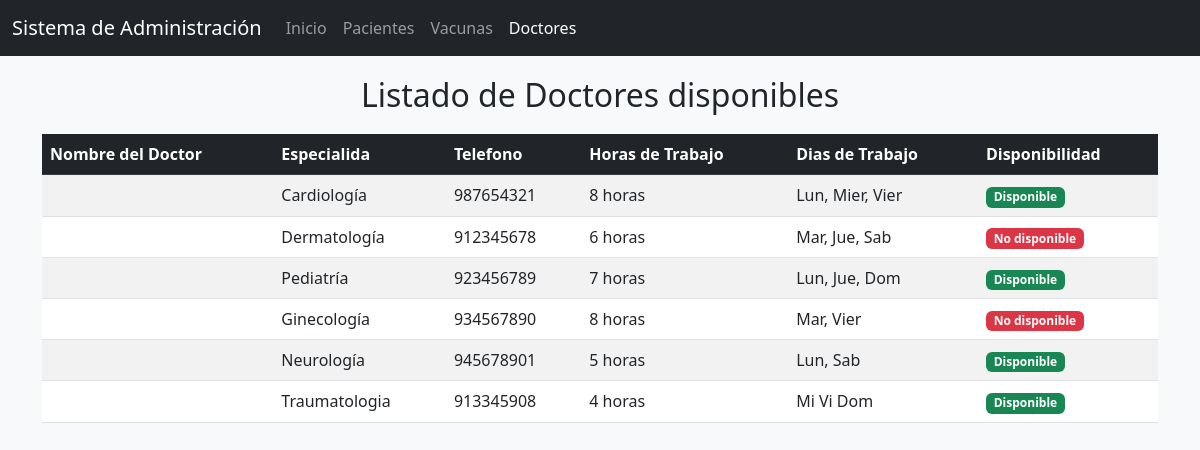
Page /Modulos/Administrador/Doctores.php on the earlier database version.
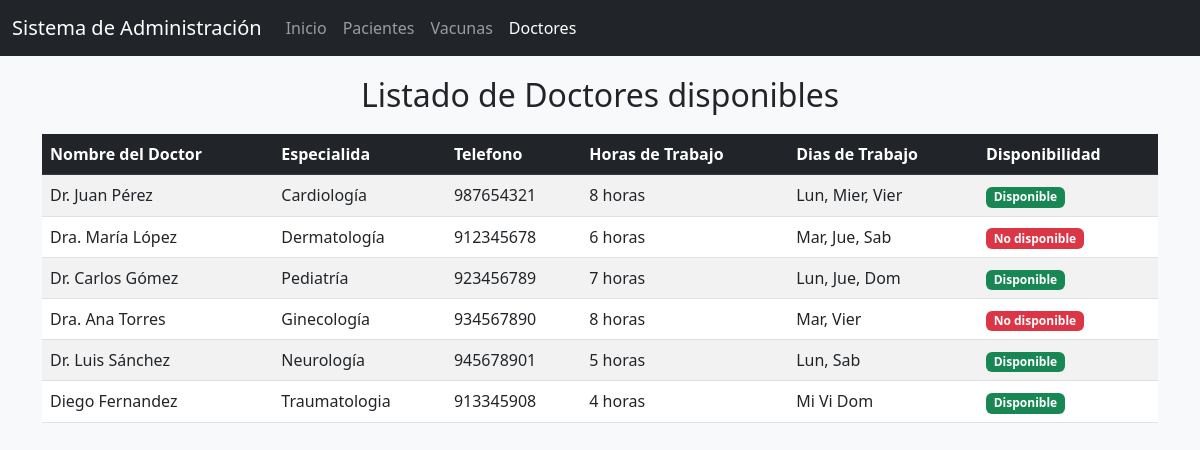
Same page on the later database version.
### tables this page shows
CREATE TABLE `doctores` (
  `IdDoc` int(50) NOT NULL,
  `NombreDoc` varchar(50) NOT NULL,
  `Especialidad` varchar(50) NOT NULL,
  `Telefono` int(50) NOT NULL,
  `horasdeTrabajo` varchar(50) NOT NULL,
  `DiasdeTrabajo` varchar(50) NOT NULL
);

### Modulos/Administrador/Doctores.php (the view, shortened to what this page needs)
<?php
include('../../Conexion.php');
?>
<!DOCTYPE html>
<html lang="es">
<head>
    <link rel="stylesheet" href="https://cdn.jsdelivr.net/npm/bootstrap@5.3.0/dist/css/bootstrap.min.css">
</head>
<body>
    <nav class="navbar navbar-expand-lg navbar-dark bg-dark">
        <div class="container-fluid">
            <a class="navbar-brand" href="#">Sistema de Administración</a>
            <div class="collapse navbar-collapse" id="navbarNav">
                <ul class="navbar-nav">
                    <li class="nav-item">
                        <a class="nav-link" href="Principal.php">Inicio</a>
                    </li>
                    <li class="nav-item">
                        <a class="nav-link" href="pacientes.php">Pacientes</a>
                    </li>
                    <li class="nav-item">
                        <a class="nav-link" href="vacunas.php">Vacunas</a>
                    </li>
                    <li class="nav-item">
                        <a class="nav-link active" aria-current="page" href="doctores.php">Doctores</a>
                    </li>
                </ul>
            </div>
        </div>
    </nav>
        <div class="container mt-9">
            <h2 class="text-center mb-1">Listado de Doctores disponibles</h2>
            <table class="table table-striped table-hover">
            <thead class="table-dark">
        <tr>
            <th>Nombre del Doctor</th>
            <th>Especialida</th>
            <th>Telefono</th>
            <th>Horas de Trabajo</th>
            <th>Dias de Trabajo</th>
            <th>Disponibilidad</th>
        </tr>
            </thead>
            <tbody>
                <?php
                $servicios = $link->query("SELECT * FROM doctores");
                if ($servicios && $servicios->num_rows > 0) {
                    while ($row = $servicios->fetch_assoc()) {
                        echo "<tr>";
                        echo "<td>" . $row["NombreDoc"] . "</td>";
                        echo "<td>" . $row["Especialidad"] . "</td>";
                        echo "<td>" . $row["Telefono"] . "</td>";
                        echo "<td>" . $row["horasdeTrabajo"] . "</td>";
                        echo "<td>" . $row["DiasdeTrabajo"] . "</td>";
                        $disponible = rand(0, 1);
                        $estadoTexto = $disponible ? "Disponible" : "No disponible";
                        $estadoClase = $disponible ? "success" : "danger";
                        echo "<td>
                                <span class='badge bg-$estadoClase'>$estadoTexto</span>
                            </td>";
                        echo "</tr>";
                    }
                } else {
                    echo "<tr><td colspan='6' class='text-center'>No se encontraron registros.</td></tr>";
                }
                ?>
            </tbody>
        </table>
    </div>
</body>
</html>

### Modulos/Administrador/Doctores.php (style rules this page uses)
body { background-color: #f8f9fa; }
.navbar { margin-bottom: 20px; }

Differences in the rows shown:
removed doctores: Especialidad "Cardiología", Telefono "987654321", horasdeTrabajo "8 horas", DiasdeTrabajo "Lun, Mier, Vier"
removed doctores: Especialidad "Dermatología", Telefono "912345678", horasdeTrabajo "6 horas", DiasdeTrabajo "Mar, Jue, Sab"
removed doctores: Especialidad "Pediatría", Telefono "923456789", horasdeTrabajo "7 horas", DiasdeTrabajo "Lun, Jue, Dom"
removed doctores: Especialidad "Ginecología", Telefono "934567890", horasdeTrabajo "8 horas", DiasdeTrabajo "Mar, Vier"
removed doctores: Especialidad "Neurología", Telefono "945678901", horasdeTrabajo "5 horas", DiasdeTrabajo "Lun, Sab"
removed doctores: Especialidad "Traumatologia", Telefono "913345908", horasdeTrabajo "4 horas", DiasdeTrabajo "Mi Vi Dom"
added doctores: NombreDoc "Dr. Juan Pérez", Especialidad "Cardiología", Telefono "987654321", horasdeTrabajo "8 horas", DiasdeTrabajo "Lun, Mier, Vier"
added doctores: NombreDoc "Dra. María López", Especialidad "Dermatología", Telefono "912345678", horasdeTrabajo "6 horas", DiasdeTrabajo "Mar, Jue, Sab"
added doctores: NombreDoc "Dr. Carlos Gómez", Especialidad "Pediatría", Telefono "923456789", horasdeTrabajo "7 horas", DiasdeTrabajo "Lun, Jue, Dom"
added doctores: NombreDoc "Dra. Ana Torres", Especialidad "Ginecología", Telefono "934567890", horasdeTrabajo "8 horas", DiasdeTrabajo "Mar, Vier"
added doctores: NombreDoc "Dr. Luis Sánchez", Especialidad "Neurología", Telefono "945678901", horasdeTrabajo "5 horas", DiasdeTrabajo "Lun, Sab"
added doctores: NombreDoc "Diego Fernandez", Especialidad "Traumatologia", Telefono "913345908", horasdeTrabajo "4 horas", DiasdeTrabajo "Mi Vi Dom"
